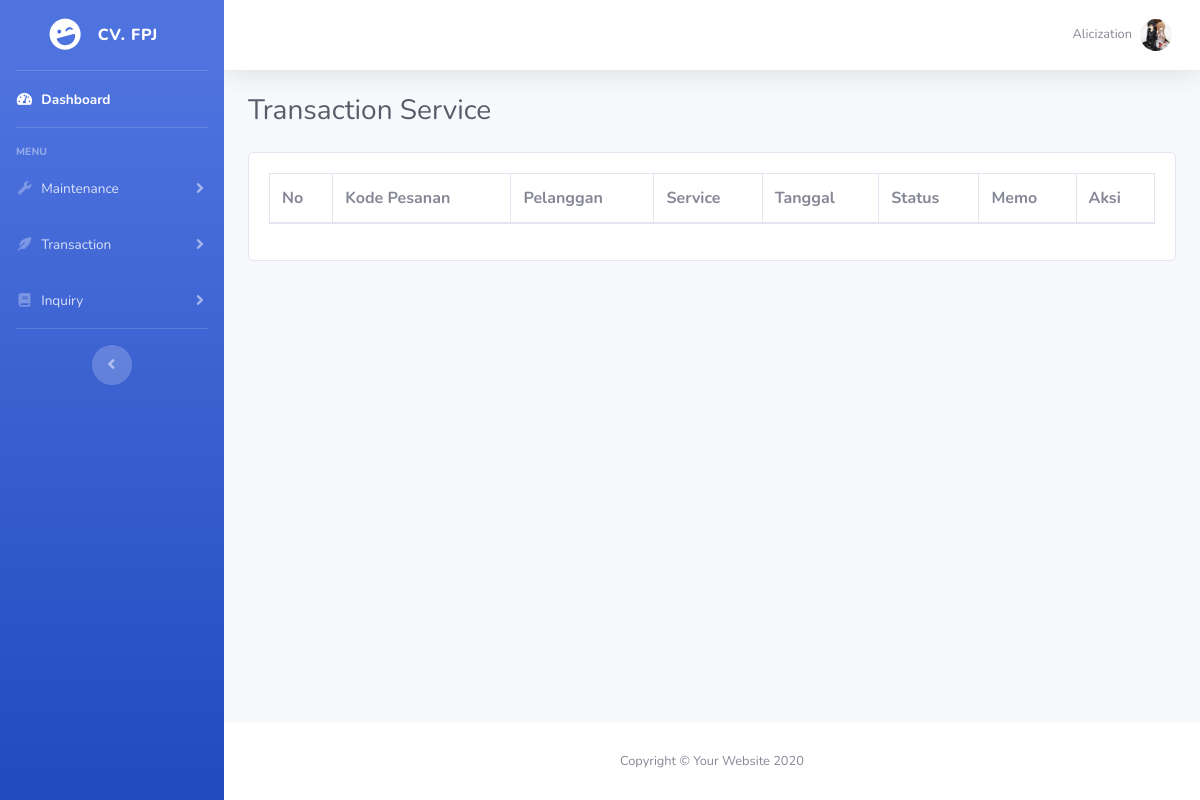
Page /transaction/service.php (signed in) on the committed database.
### tables this page shows
CREATE TABLE `pelanggan` (
  `id_pelanggan` int(11) NOT NULL,
  `nama` varchar(100) DEFAULT NULL,
  `email` varchar(100) DEFAULT NULL,
  `alamat` text DEFAULT NULL,
  `no_telepon` varchar(15) DEFAULT NULL,
  `user_id` int(11) DEFAULT NULL,
  `foto` varchar(100) DEFAULT NULL
);

### database/Login.php (called while the page is built, shortened)
<?php
	class Login
	{
		private $conn;
		public function __construct()
		{
			$database = new Connection();
			$db = $database->db_connection();
			$this->conn = $db;
		}
		public function user_online()
		{
			$stmt = $this->conn->prepare("SELECT * FROM users JOIN pelanggan ON pelanggan.user_id=users.user_id WHERE users.user_id = :user_id");
			$stmt->execute(array(":user_id" => $_SESSION['user_session']));
			$userRow = $stmt->fetch(PDO::FETCH_ASSOC);
			return $userRow;
		}
	}
?>

### transaction/service.php (the view, shortened to what this page needs)
<?php
require_once '../database/Login.php';
$page_content = "Transaction Service";
$db = new Login();
$userLogin = $db->user_online();
$namaUser = $userLogin['nama'];
$roleUser = $userLogin['role'];
$foto = $userLogin['foto'];
?>
<!DOCTYPE html>
<html lang="en">
<head>
  <link href="../assets/vendor/fontawesome-free/css/all.min.css" rel="stylesheet" type="text/css">
  <link href="../assets/css/sb-admin-2.min.css" rel="stylesheet">
  <link href="../assets/vendor/datatables/dataTables.bootstrap4.min.css" rel="stylesheet">
</head>
<body id="page-top">
  <div id="wrapper">
    <ul class="navbar-nav bg-gradient-primary sidebar sidebar-dark accordion" id="accordionSidebar">
      <a class="sidebar-brand d-flex align-items-center justify-content-center" href="../home.php">
        <div class="sidebar-brand-icon rotate-n-15">
          <i class="fas fa-laugh-wink"></i>
        </div>
        <div class="sidebar-brand-text mx-3">CV. FPJ</div>
      </a>
      <hr class="sidebar-divider my-0">
      <li class="nav-item active">
        <a class="nav-link" href="../home.php">
          <i class="fas fa-fw fa-tachometer-alt"></i>
          <span>Dashboard</span>
        </a>
      </li>
      <hr class="sidebar-divider">
      <div class="sidebar-heading">
        MENU
      </div>
      <?php if($roleUser == 1) :?>
      <li class="nav-item">
        <a class="nav-link collapsed" href="#" data-toggle="collapse" data-target="#collapseMaintenance" aria-expanded="true" aria-controls="collapseMaintenance">
          <i class="fas fa-fw fa-wrench"></i>
          <span>Maintenance</span>
        </a>
      </li>
      <?php endif; ?>
      <li class="nav-item">
        <a class="nav-link collapsed" href="#" data-toggle="collapse" data-target="#collapseTransaction" aria-expanded="true" aria-controls="collapseTransaction">
          <i class="fas fa-fw fa-feather-alt"></i>
          <span>Transaction</span>
        </a>
      </li>
      <li class="nav-item">
        <a class="nav-link collapsed" href="#" data-toggle="collapse" data-target="#collapseInquiry" aria-expanded="true" aria-controls="collapseInquiry">
          <i class="fas fa-fw fa-book"></i>
          <span>Inquiry</span>
        </a>
      </li>
      <hr class="sidebar-divider d-none d-md-block">
      <div class="text-center d-none d-md-inline">
        <button class="rounded-circle border-0" id="sidebarToggle"></button>
      </div>
    </ul>
        <div id="content-wrapper" class="d-flex flex-column">
          <div id="content">
            <nav class="navbar navbar-expand navbar-light bg-white topbar mb-4 static-top shadow">
              <ul class="navbar-nav ml-auto">
                <li class="nav-item dropdown no-arrow">
                  <a class="nav-link dropdown-toggle" href="#" id="userDropdown" role="button" data-toggle="dropdown" aria-haspopup="true" aria-expanded="false">
                    <span class="mr-2 d-none d-lg-inline text-gray-600 small"><?= $namaUser; ?></span>
                    <img class="img-profile rounded-circle" src="../assets/img/profiles/<?= $foto; ?>">
                  </a>
                </li>
              </ul>
            </nav>
            <div class="container-fluid">
              <div class="d-sm-flex align-items-center justify-content-between mb-4">
                <h1 class="h3 mb-0 text-gray-800"><?= $page_content; ?></h1>
              </div>
              <div class="card">
                <div class="card-body">
                  <div class="table-responsive">
                    <table class="table table-bordered" id="dataTable" width="100%" cellspacing="0">
                      <thead>
                        <tr>
                          <th>No</th>
                          <th>Kode Pesanan</th>
                          <th>Pelanggan</th>
                          <th>Service</th>
                          <th>Tanggal</th>
                          <th>Status</th>
                          <th>Memo</th>
                          <th>Aksi</th>
                        </tr>
                      </thead>
                    </table>
                  </div>
                </div>
              </div>
            </div>
          </div>
          <footer class="sticky-footer bg-white">
            <div class="container my-auto">
              <div class="copyright text-center my-auto">
                <span>Copyright &copy; Your Website <?= date('Y'); ?></span>
              </div>
            </div>
          </footer>
        </div>
      </div>
    </body>
    </html>

### rows in the picture
pelanggan: nama "Alicization", foto (picture)

### other values in the picture
$page_content "Transaction Service"
